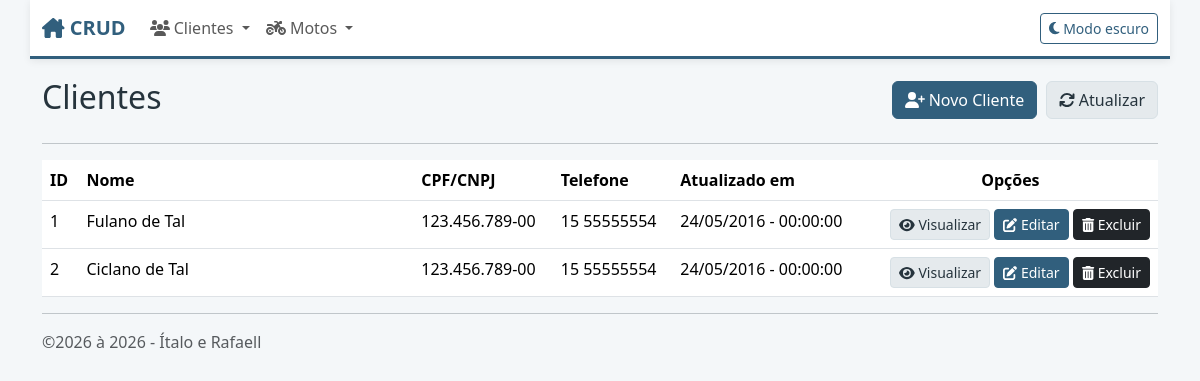
Page /customers/index.php on the committed database.
### tables this page shows
CREATE TABLE customers (
  id int NOT NULL AUTO_INCREMENT PRIMARY KEY,
  name varchar(255) NOT NULL,
  cpf_cnpj varchar(15) NOT NULL,
  birthdate datetime NOT NULL,
  address varchar(255) NOT NULL,
  hood varchar(100) NOT NULL,
  zip_code varchar(8) NOT NULL,
  city varchar(100) NOT NULL,
  state varchar(2) NOT NULL,
  phone varchar(11) NOT NULL,
  mobile varchar(11) NOT NULL,
  ie varchar(15) NOT NULL,
  created datetime NOT NULL,
  modified datetime NOT NULL
);

### inc/database.php (called while the page is built, shortened)
<?php
function open_database()
{
    try {
        $conn = new mysqli(DB_HOST, DB_USER, DB_PASSWORD, DB_NAME);
        $conn->set_charset("utf8");
        return $conn;
    } catch (Exception $e) {
        throw new Exception("Erro ao conectar no Banco de dados:<br>{$e->getMessage()}");
    }
}
function find($table = null, $id = null)
{
    $database = open_database();
    $found = null;
    try {
        if ($id) {
            $sql = "SELECT * FROM $table WHERE id = $id";
            $result = $database->query($sql);
            if ($result->num_rows > 0) {
                $found = $result->fetch_assoc();
            }
        } else {
            $sql = "SELECT * FROM $table";
            $result = $database->query($sql);
            if ($result->num_rows > 0) {
                $found = [];
                while ($row = $result->fetch_assoc()) {
                    array_push($found, $row);
                }
            }
        }
    } catch (Exception $e) {
        $_SESSION['message'] = $e->getMessage();
        $_SESSION['type'] = 'danger';
    }
    return $found;
}
function find_all($table)
{
    return find($table);
}
?>

### customers/functions.php (called while the page is built, shortened)
<?php
function formatadata($data, $formato)
{
    $dt = new DateTime($data, new DateTimeZone("-0300"));
    return $dt->format($formato);
}
function index()
{
    $customers = find_all("customers");
}
?>

### customers/index.php (the view, shortened to what this page needs)
<?php
include "functions.php";
index();
include HEADER_TEMPLATE;
?>
<header class="mt-2">
    <div class="row">
        <div class="col-sm-6">
            <h2>Clientes</h2>
        </div>
        <div class="col-sm-6 text-end h2">
            <a class="btn btn-secondary" href="add.php"><i class="fa-solid fa-user-plus"></i> Novo Cliente</a>
            <a class="btn btn-light" href="index.php"><i class="fa-solid fa-refresh"></i> Atualizar</a>
        </div>
    </div>
</header>
<hr>
<table class="table table-hover">
    <thead>
        <tr>
            <th>ID</th>
            <th width="30%">Nome</th>
            <th>CPF/CNPJ</th>
            <th>Telefone</th>
            <th>Atualizado em</th>
            <th class="text-center">Opções</th>
        </tr>
    </thead>
    <tbody>
        <?php if ($customers): ?>
            <?php foreach ($customers as $customer): ?>
                <tr>
                    <td><?php echo $customer['id']; ?></td>
                    <td><?php echo $customer['name']; ?></td>
                    <td><?php echo $customer['cpf_cnpj']; ?></td>
                    <td><?php echo $customer['phone']; ?></td>
                    <td>
                        <?php echo formatadata($customer['modified'], "d/m/Y - H:i:s"); ?>
                    </td>
                    <td class="actions text-end">
                        <a href="view.php?id=<?php echo $customer['id']; ?>" class="btn btn-sm btn-light">
                            <i class="fa-solid fa-eye"></i> Visualizar
                        </a>
                        <a href="edit.php?id=<?php echo $customer['id']; ?>" class="btn btn-sm btn-secondary">
                            <i class="fa-solid fa-pen-to-square"></i> Editar
                        </a>
                        <a href="#" class="btn btn-sm btn-dark" data-bs-toggle="modal" data-bs-target="#delete-modal"
                            data-customer="<?php echo $customer['id']; ?>">
                            <i class="fa-solid fa-trash-can"></i> Excluir
                        </a>
                    </td>
                </tr>
            <?php endforeach; ?>
        <?php else: ?>
            <tr>
                <td colspan="6">Nenhum registro encontrado.</td>
            </tr>
        <?php endif; ?>
    </tbody>
</table>
<?php include FOOTER_TEMPLATE; ?>

### inc/header.php (shortened to what this page needs)
<!DOCTYPE html>
<html lang="pt-br" data-bs-theme="light">
<head>
    <link rel="stylesheet" href="<?php echo BASEURL; ?>css/bootstrap.min.css">
    <link rel="stylesheet" href="<?php echo BASEURL; ?>css/all.min.css">
    <link rel="stylesheet" href="<?php echo BASEURL; ?>css/style.css">
</head>
<body>
    <nav class="navbar navbar-expand-lg fixed-top container site-navbar">
        <div class="container-fluid">
            <a class="navbar-brand" href="<?php echo BASEURL; ?>index.php">
                <i class="fa-solid fa-house-chimney"></i> CRUD
            </a>
            <div class="collapse navbar-collapse" id="navbarSupportedContent">
                <ul class="navbar-nav me-auto mb-2 mb-lg-0">
                    <li class="nav-item dropdown">
                        <a class="nav-link dropdown-toggle" href="#" role="button" data-bs-toggle="dropdown"
                            aria-expanded="false">
                            <i class="fa-solid fa-users"></i> Clientes
                        </a>
                    </li>
                    <li class="nav-item dropdown">
                        <a class="nav-link dropdown-toggle" href="#" role="button" data-bs-toggle="dropdown" aria-expanded="false">
                            <i class="fa-solid fa-motorcycle"></i> Motos
                        </a>
                    </li>
                </ul>
                <button class="btn btn-theme btn-sm" id="toggleTema" type="button">
                    <i class="fa-solid fa-moon" id="iconeTema"></i>
                    <span id="textoTema">Modo escuro</span>
                </button>
            </div>
        </div>
    </nav>
    <main class="container">

### inc/footer.php (shortened to what this page needs)
<hr>
</main>
<footer class="container">
    <?php $dt = new DateTime("now", new DateTimeZone("America/Sao_Paulo")); ?>
    <p>&copy;2026 à <?= $dt->format("Y"); ?> - Ítalo e Rafaell</p>
</footer>
</body>
</html>

### css/style.css (style rules this page uses)
:root, [data-bs-theme="light"] { --cor-principal: #315f7d; --cor-principal-hover: #274d66; --cor-apoio: #3f7d70; --cor-fundo: #f4f7f9; --cor-superficie: #ffffff; --cor-texto: #26343d; --cor-borda: #d7e0e5; --cor-neutra: #e5eaed; }
body { padding-top: 70px; padding-bottom: 20px; background-color: var(--cor-fundo); color: var(--cor-texto); }
.site-navbar { background-color: var(--cor-superficie); border-bottom: 3px solid var(--cor-principal); box-shadow: 0 2px 8px rgba(0, 0, 0, 0.08); }
.site-navbar .navbar-brand { color: var(--cor-principal); font-weight: 600; }
.btn-secondary { background-color: var(--cor-principal); border-color: var(--cor-principal); }
.btn-light { background-color: var(--cor-neutra); border-color: var(--cor-borda); color: var(--cor-texto); }
.btn-theme { border: 1px solid var(--cor-principal); color: var(--cor-principal); background-color: transparent; }
.table { --bs-table-bg: var(--cor-superficie); }
footer { color: var(--bs-secondary-color); }

### rows in the picture
customers: id "1", name "Fulano de Tal", cpf_cnpj "123.456.789-00", phone "15 55555554", modified "24/05/2016 - 00:00:00"
customers: id "2", name "Ciclano de Tal", cpf_cnpj "123.456.789-00", phone "15 55555554", modified "24/05/2016 - 00:00:00"

### other values in the picture
$dt->format("Y") "2026"
